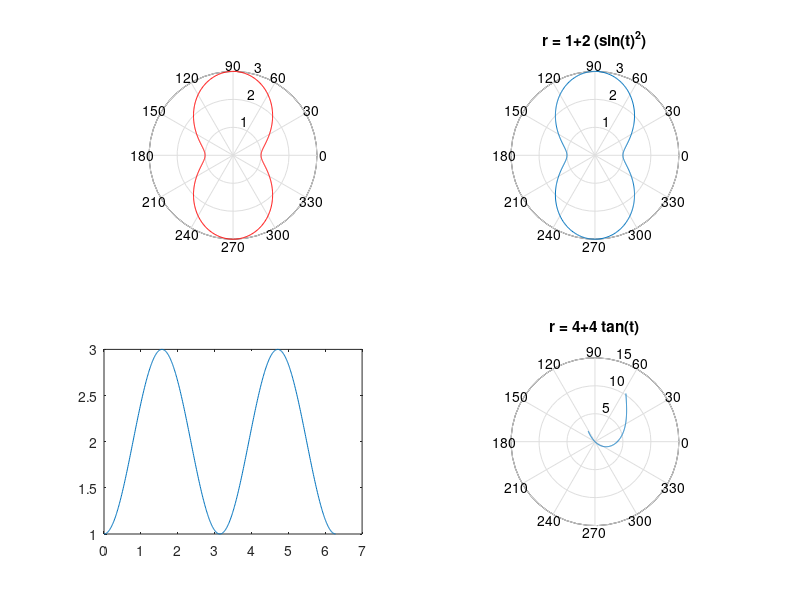

MATLAB code for this plot:
clc
clear
t=0:0.01:2*pi;
f=1+2*sin(t).^2;
figure
subplot(2,2,1)
polar(t,f,'r')
subplot(2,2,2)
ezpolar('1+2*(sin(t)^2)')
subplot(2,2,3)
plot(t,f)
subplot(2,2,4)
ezpolar('4+4*tan(t)',[-1,1])
